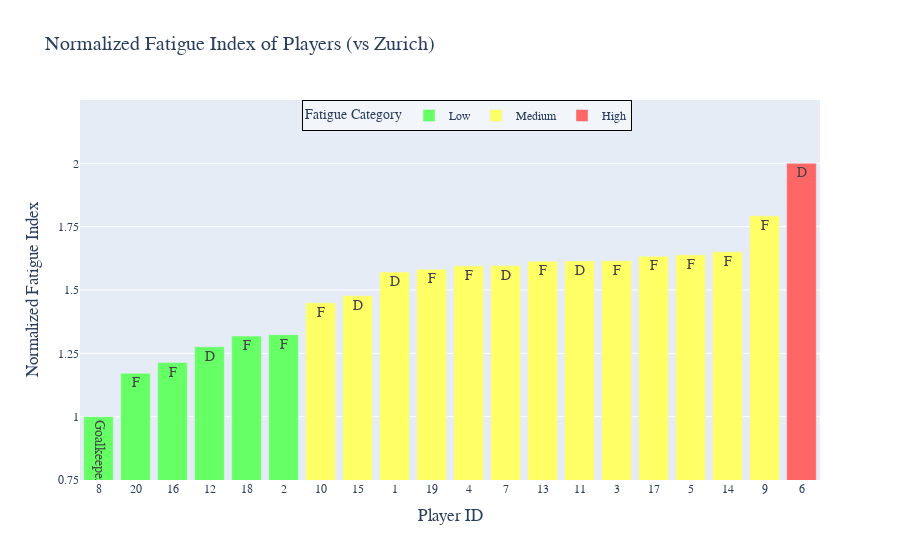

Source (notebook cell):
### Markdown cell above
### 4.2 VISUALIZATION OF FATIGUE INDEX FOR EACH PLAYER (ZURICH)

### Code cell
# Plot the fatigue index for ZSC
plot_fatigue_index(df_imp_zsc_game_FI)

### Figure 1 — Plotly figure (JSON) as saved in the notebook; plotly's stock layout.template omitted (floating-point values rounded to 4 significant figures)
{"data": [{"alignmentgroup": "True", "hovertemplate": "Fatigue Category=Low<br>order_fatigue=%{x}<br>Normalized Fatigue Index=%{y}<br>Position=%{text}<extra></extra>", "legendgroup": "Low", "marker": {"color": "#66FF66", "pattern": {"shape": ""}}, "name": "Low", "offsetgroup": "Low", "orientation": "v", "showlegend": true, "text": ["Goalkeeper", "F", "F", "D", "F", "F"], "textposition": "auto", "type": "bar", "x": ["1", "2", "3", "4", "5", "6"], "xaxis": "x", "y": [1, 1.171, 1.214, 1.276, 1.318, 1.324], "yaxis": "y"}, {"alignmentgroup": "True", "hovertemplate": "Fatigue Category=Medium<br>order_fatigue=%{x}<br>Normalized Fatigue Index=%{y}<br>Position=%{text}<extra></extra>", "legendgroup": "Medium", "marker": {"color": "#FFFF66", "pattern": {"shape": ""}}, "name": "Medium", "offsetgroup": "Medium", "orientation": "v", "showlegend": true, "text": ["F", "D", "D", "F", "F", "D", "F", "D", "F", "F", "F", "F", "F"], "textposition": "auto", "type": "bar", "x": ["7", "8", "9", "10", "11", "12", "13", "14", "15", "16", "17", "18", "19"], "xaxis": "x", "y": [1.449, 1.478, 1.571, 1.582, 1.595, 1.596, 1.614, 1.615, 1.615, 1.633, 1.639, 1.651, 1.793], "yaxis": "y"}, {"alignmentgroup": "True", "hovertemplate": "Fatigue Category=High<br>order_fatigue=%{x}<br>Normalized Fatigue Index=%{y}<br>Position=%{text}<extra></extra>", "legendgroup": "High", "marker": {"color": "#FF6666", "pattern": {"shape": ""}}, "name": "High", "offsetgroup": "High", "orientation": "v", "showlegend": true, "text": ["D"], "textposition": "auto", "type": "bar", "x": ["20"], "xaxis": "x", "y": [2], "yaxis": "y"}], "layout": {"barmode": "relative", "font": {"family": "Arial", "size": 14}, "legend": {"bgcolor": "rgba(255,255,255,0.5)", "bordercolor": "black", "borderwidth": 1, "font": {"size": 12}, "orientation": "h", "title": {"font": {"size": 14}, "text": "Fatigue Category"}, "tracegroupgap": 0, "x": 0.3, "y": 1}, "title": {"text": "Normalized Fatigue Index of Players (vs Zurich)"}, "xaxis": {"anchor": "y", "domain": [0, 1], "tickfont": {"size": 12}, "ticktext": [8, 20, 16, 12, 18, 2, 10, 15, 1, 19, 4, 7, 13, 11, 3, 17, 5, 14, 9, 6], "tickvals": ["1", "2", "3", "4", "5", "6", "7", "8", "9", "10", "11", "12", "13", "14", "15", "16", "17", "18", "19", "20"], "title": {"text": "Player ID"}}, "yaxis": {"anchor": "x", "domain": [0, 1], "range": [0.75, 2.25], "tickfont": {"size": 12}, "tickvals": [0.75, 1, 1.25, 1.5, 1.75, 2], "title": {"text": "Normalized Fatigue Index"}}}}
